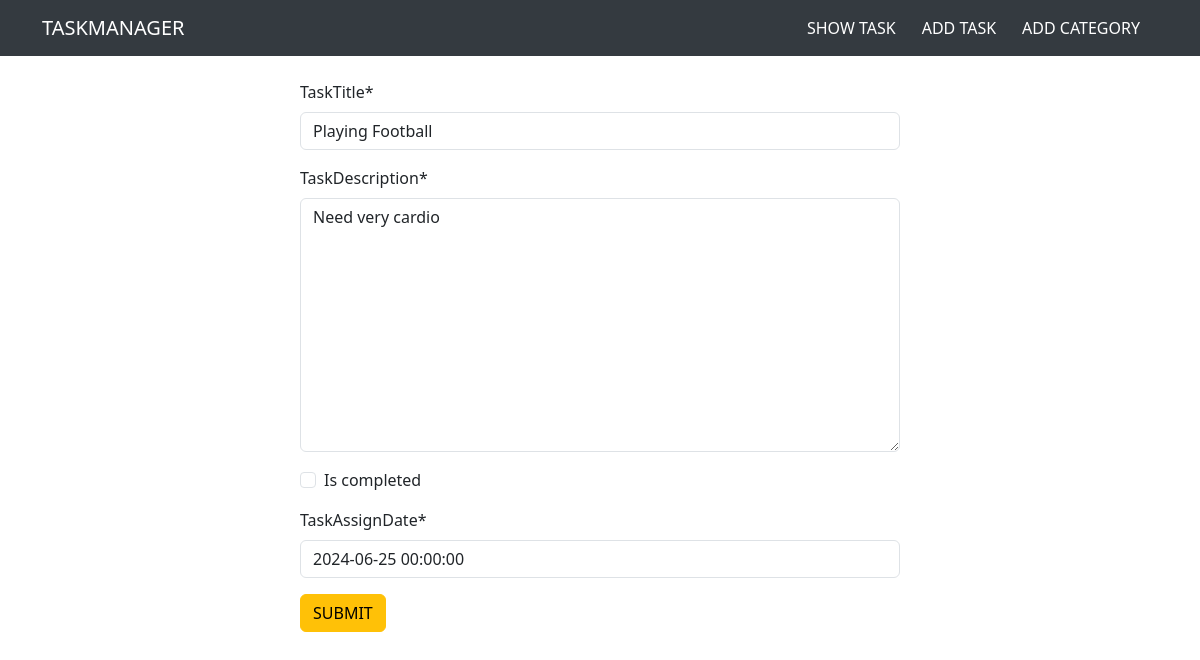
Screenshot of /edit/1 with the database file from the repository.
### task_app/models.py (models this page shows, shortened)
class TaskModel(models.Model):
    taskTitle = models.CharField(max_length=200)
    taskDescription = models.TextField()
    is_completed = models.BooleanField(default=False)
    taskAssignDate = models.DateTimeField(default=timezone.now)

### task_app/views.py (the view)
# urls.py: path('edit/<int:id>',views.edit,name='edit'),
def edit(request, id):
    post = TaskModel.objects.get(pk=id)
    post_form = TaskForm(instance=post)
    if request.method == 'POST':
        form = TaskForm(request.POST, instance=post)
        if form.is_valid():
            form.save()
            return redirect('homepage')
    else:
        form = post_form
    return render(request, 'task.html', {'form': form})

### task_app/form.py
class TaskForm(forms.ModelForm):
    class Meta:
        model = models.TaskModel
        fields = '__all__'

### task_app/templates/task.html (shortened to what this page needs)
{% extends "base.html" %}
{% block content %}
{%  load crispy_forms_tags %}
    <div class="w-50 m-auto">
        <form method="POST">
            {{form | crispy}}
            <button class="btn btn-warning">SUBMIT</button>
        </form>
    </div>
{% endblock content %}

### templates/base.html (style rules this page uses)
body { padding-top: 5rem; }

### rows the page displays
TaskModel: taskTitle "Playing Football", taskDescription "Need very cardio", taskAssignDate "2024-06-25 00:00:00"
